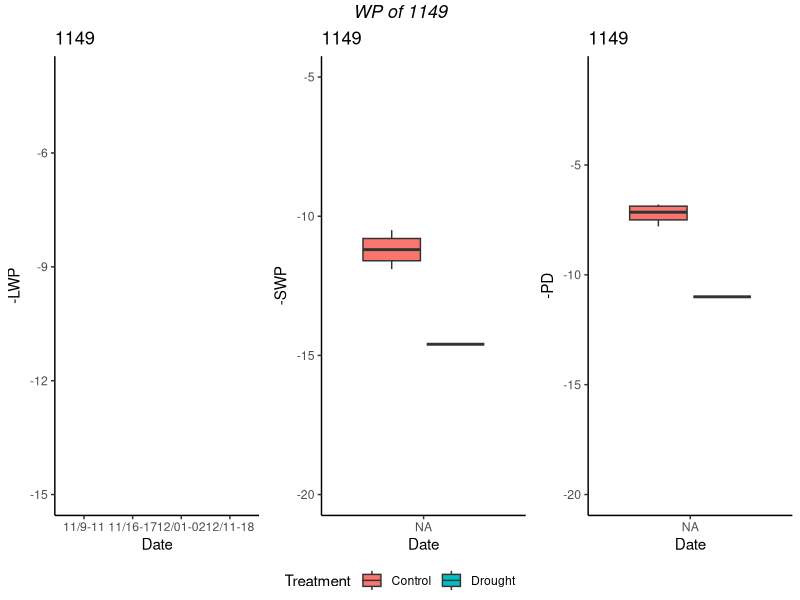
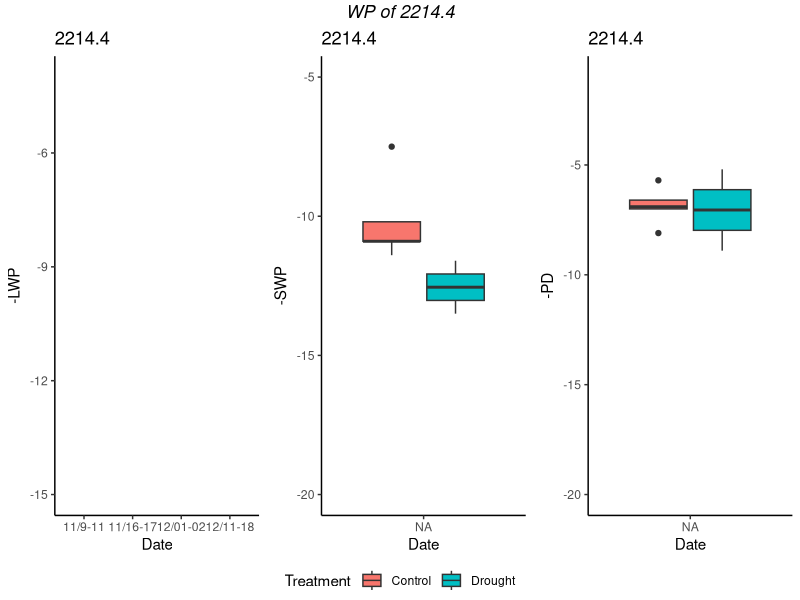
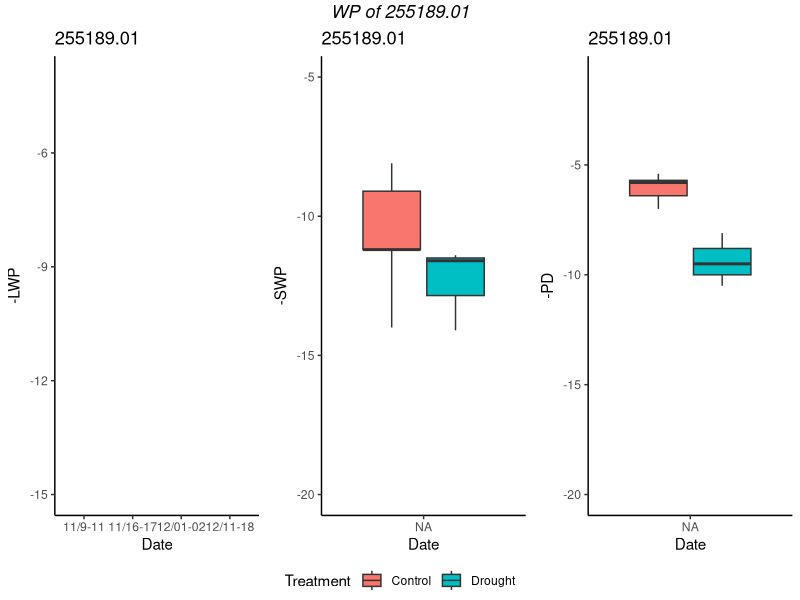
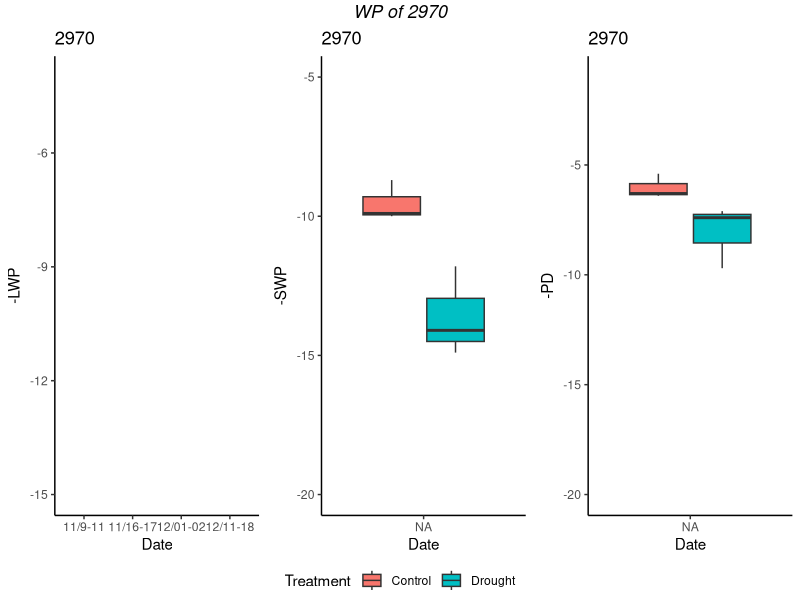
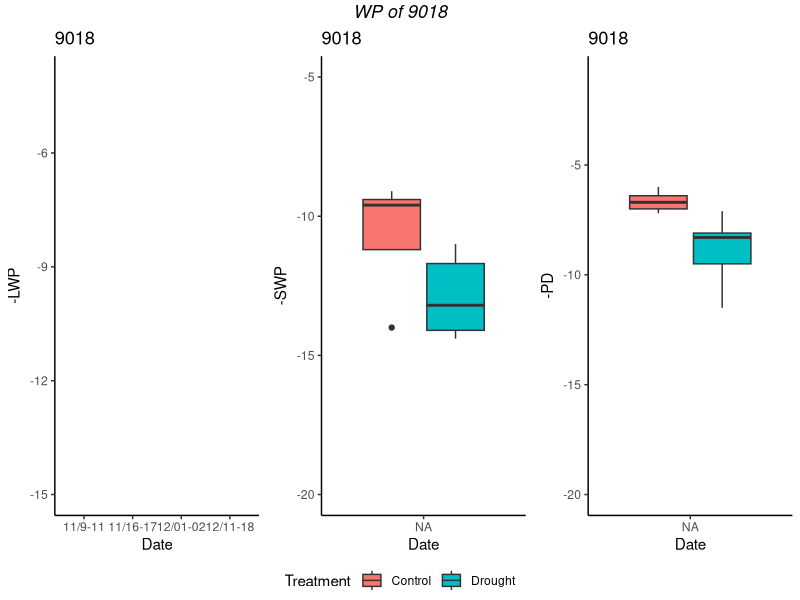
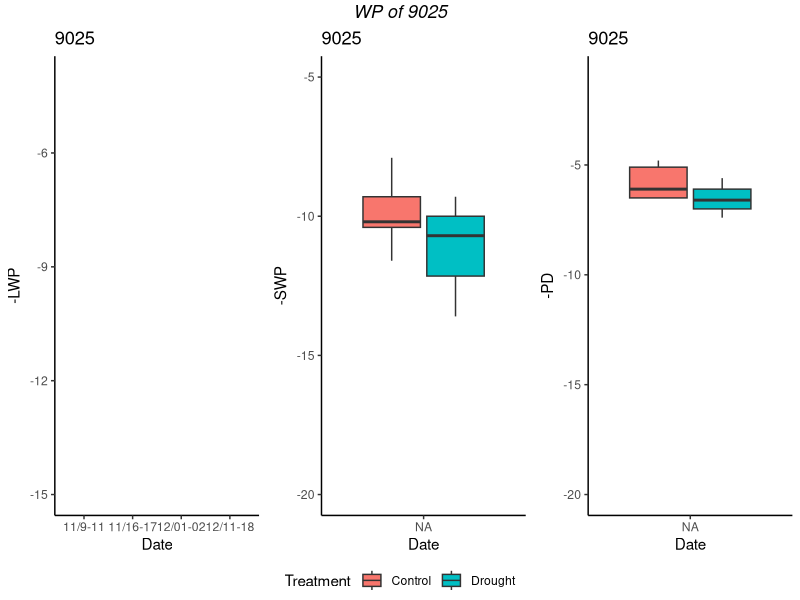
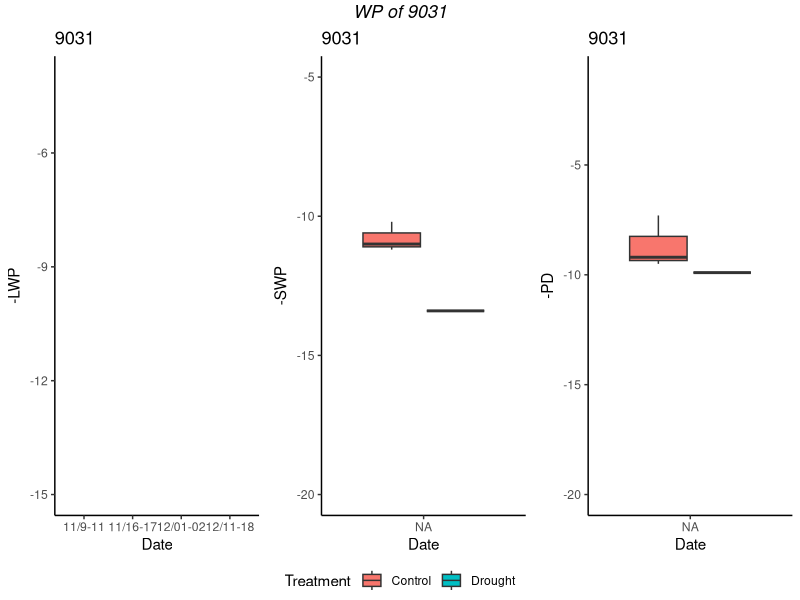
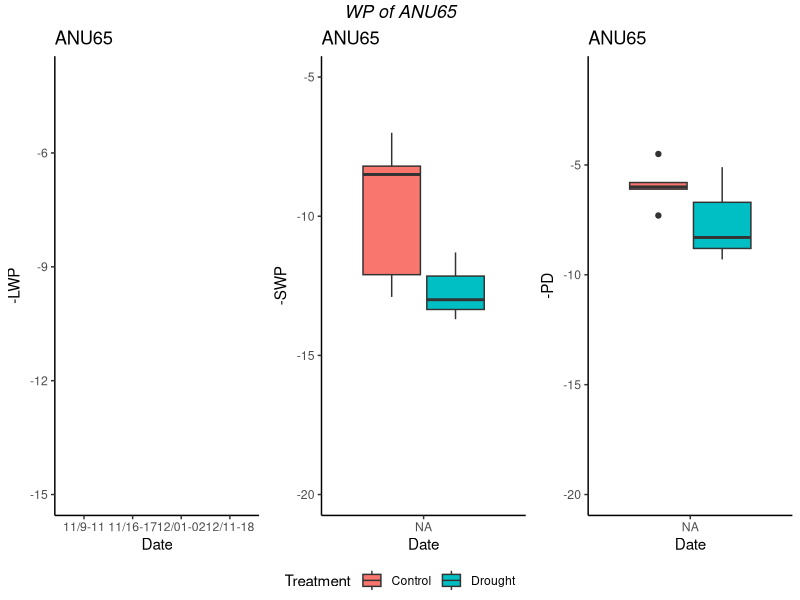

Write the R code that produced these figures, in order. (Note: this script raises an error after producing the figures.)

library(tidyverse)
library(stringr)
library(dplyr)
library(readxl)
library(ggplot2)
library(ggpubr)

setwd("~/Documents/Master_Thesis/Master_Thesis")

##Leaf Water Potential## MUTATION

waterpotentials_gathered <-read.csv("data/Clean_WP.csv", header = TRUE, sep = ";") #had to read it in like this to make it look like a table and not just like a data.frame

WP_plot1<-waterpotentials_gathered%>% # since it took a few days to completely sample all plants, here, they are consolidated to a data point
  filter(!is.na(LWP))%>%
  filter(!is.na(Genotype))%>%
  #mutate(Date = format(as.Date(Date, "%m.%d"),"%m/%d"))%>% #the problem here is, that the dates look so much different: how can I solve this? it has something to do with the "." 
  mutate(Date = format(as.Date(as.character(Date), "%m.%d"),"%m/%d"))%>% #i think this can be the solution!
  
  mutate(Date= recode(Date, "11/09" = "11/9-11"))%>%
  mutate(Date= recode(Date, "11/10" = "11/9-11"))%>%
  mutate(Date= recode(Date, "11/11" = "11/9-11"))%>%
  mutate(Date= recode(Date, "11/16" = "11/16-17"))%>%
  mutate(Date= recode(Date, "11/17" = "11/16-17"))%>%
  mutate(Date= recode(Date, "12/01" = "12/01-02"))%>%
  mutate(Date= recode(Date, "12/02" = "12/01-02"))%>%
  mutate(Date= recode(Date, "12/11" = "12/11-18"))%>%
  mutate(Date= recode(Date, "12/15" = "12/11-18"))%>%
  mutate(Date= recode(Date, "12/16" = "12/11-18"))%>%
  mutate(Date= recode(Date, "12/17" = "12/11-18"))%>%
  mutate(Date= recode(Date, "12/18" = "12/11-18"))%>%
  mutate(LWP = as.numeric(gsub(",", ".", LWP))  )#%>% # #---->>>#when running this code: a warning appears and the LWP columns are all empty in the LWP plot object
# but in the waterpotentials_gathered data.frame the values are still there but with commas instead of points. how can I change that? 
# I have to do sth with this column. otherwise I will have this error: Error in -LWP : invalid argument to unary operator #the solution could be to substitute the "," with a "." 


##Stem Water Potential## MUtation in Pipe
  WP_plot2<-  WP_plot1%>% 
  filter(!is.na(SWP))%>%
  filter(!is.na(Genotype))%>%
  filter(!Genotype == "V37-96")%>%
  mutate(Date = format(as.Date(as.character(Date), "%m.%d"),"%m/%d"))%>%
  #mutate(Date = format(as.Date(Date, "%m.%d"),"%m/%d"))%>%
  mutate(Date= recode(Date, "12/11" = "12/11-18"))%>%
  mutate(Date= recode(Date, "12/15" = "12/11-18"))%>%
  mutate(Date= recode(Date, "12/16" = "12/11-18"))%>%
  mutate(Date= recode(Date, "12/17" = "12/11-18"))%>%
  mutate(Date= recode(Date, "12/18" = "12/11-18"))%>%
  mutate(SWP = as.numeric(gsub(",", ".", SWP))) #%>%

##Predawn Water Potential## -----Mutation in pipe
 WP_plot3<-  WP_plot2%>% 
  filter(!is.na(PD))%>%
  filter(!is.na(Genotype))%>%
  filter(!Genotype == "V37-96")%>%
  mutate(Date = format(as.Date(as.character(Date), "%m.%d"),"%m/%d"))%>%
  #mutate(Date = format(as.Date(Date, "%m.%d"),"%m/%d"))%>%
  mutate(Date= recode(Date, "11/11" = "11/11-13"))%>%
  mutate(Date= recode(Date, "11/12" = "11/11-13"))%>%
  mutate(Date= recode(Date, "11/13" = "11/11-13"))%>%
  mutate(Date= recode(Date, "12/01" = "12/01-03"))%>%
  mutate(Date= recode(Date, "12/02" = "12/01-03"))%>%
  mutate(Date= recode(Date, "12/03" = "12/01-03"))%>%
  mutate(Date= recode(Date, "12/11" = "12/11-18"))%>%
  mutate(Date= recode(Date, "12/15" = "12/11-18"))%>%
  mutate(Date= recode(Date, "12/16" = "12/11-18"))%>%
  mutate(Date= recode(Date, "12/17" = "12/11-18"))%>%
  mutate(Date= recode(Date, "12/18" = "12/11-18"))%>%
  mutate(PD = as.numeric(gsub(",", ".", PD)))


#print(WP_plot)

genos<-unique(WP_plot3$Genotype)
order1<-c("11/9-11","11/16-17","12/01-02","12/11-18")


  

for (i in genos) {
  
  #Leaf Water Potential Graph##
  
  graphLWP<-WP_plot3%>%
    filter(Genotype == i)%>%
    ggplot(aes(x = Date, Y = is.na(LWP), fill = Treatment))+ #does the is.na function help here?
    geom_boxplot(aes(y =-LWP))+
    ylim(-15,-4)+
    theme_classic()+
    scale_x_discrete(limits = order1)+
    ggtitle(i)
  #print(graphLWP)
  
  #Stem Water Potential Graph##
  
  graphSWP<-WP_plot3%>%
    filter(Genotype == i)%>%
    ggplot(aes(x = Date, Y = SWP, fill = Treatment))+
    geom_boxplot(aes(y =-SWP))+
    ylim(-20,-5)+
    theme_classic()+
    ggtitle(i)
  #print(graphSWP)
  
  ##Predawn Water Potential Graph ##
  
  graphPD<-WP_plot3%>%
    filter(Genotype == i)%>%
    ggplot(aes(x = Date, Y = PD, fill = Treatment))+
    geom_boxplot(aes(y =-PD))+
    ylim(-20,-1)+
    theme_classic()+
    ggtitle(i)
  #print(graphPD)

  ###--merging the plots 
  
  plot1 <-ggarrange(graphLWP, graphSWP, graphPD, ncol=3, nrow=1, common.legend = TRUE, legend="bottom") #merge the 3 plots from above together
  
  combined <- annotate_figure(plot1, top = text_grob((paste("WP of", i)), color = "black", face = "italic", size = 13)) #add title as genotype
  
  print(combined)
  
  ggsave(paste0("fig_output/WP/Combined/Combined",i, ".png"))
  ggsave(paste0("fig_output/WP/Combined/Combined",i, ".pdf"))
} 

#as of rn, I have not piped them all. I would need to have to figure out how to correctly do that 
